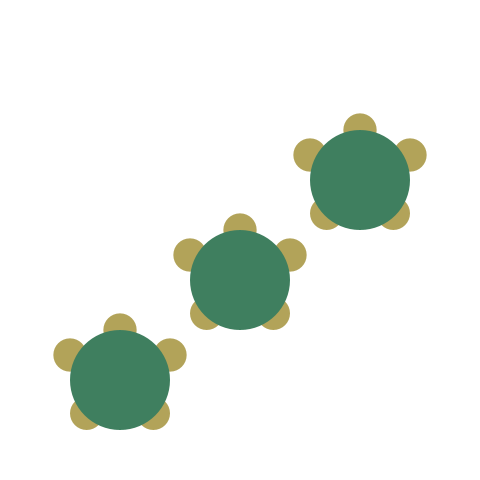
Frame 1 (no input)
Frame 60 (the mouse pressed at the canvas centre just before this capture): identical to frame 1, image omitted
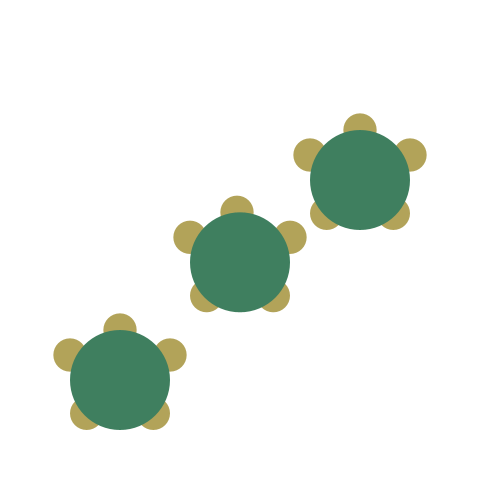
Frame 120 (the mouse held since frame 60 and released just before this capture)

The Processing sketch that drew these frames (run headless with seeded random() and noise(); from frame 60 on, the mouse is pressed at the canvas centre):

// Processing sketch: headShakingLazyTurtles
// ── headShakingLazyTurtles.pde
final float turtleD  = 100;        // 亀の大きさ(甲羅の直径)
int n = 3;
Turtle turtles[];

void setup() {
  size(480, 480);
  noStroke();
  colorMode(HSB, 360, 100, 100);
  turtles = new Turtle[n];
  for(int i = 0; i < n; i++){
    turtles[i] = new Turtle(turtleD, (i + 1) * width / (n + 1), height - turtleD * (i + 1));
  }
}

void draw() {
  background(0, 0, 100);
  for(int i = 0; i < n; i++){
    turtles[i].drawFigure();
    turtles[i].move();
  }
}

class Turtle {
  final float vx0 = 0;
  final float vy0 = -0.3;
  float x;
  float y;
  float vx;
  float vy;
  float d;
  Shell shell;
  Head head;
  HandAndFoot handR;
  HandAndFoot handL;
  HandAndFoot footR;
  HandAndFoot footL;
  Turtle(float d, float x, float y) {  // 甲羅の直径と中心の初期位置
    this.d = d;
    this.x = x;
    this.y = y;
    vx = vx0;
    vy = vy0;
    head = new Head(d / 3, 0, - d / 2);
    shell = new Shell(d, 0, 0);
    handR = new HandAndFoot(d / 3, d / 2, - d / 4);
    handL = new HandAndFoot(d / 3, - d / 2, - d / 4);
    footR = new HandAndFoot(d / 3, d / 3, d / 3);
    footL = new HandAndFoot(d / 3, - d / 3, d / 3);
  }
  void drawFigure() {
    head.drawFigure(x, y);         // 頭を描画する
    handR.drawFigure(x, y);
    handL.drawFigure(x, y);
    footR.drawFigure(x, y);  
    footL.drawFigure(x, y);
    shell.drawFigure(x, y);        // 甲羅を描画する
  }
  void move() {
    if(head.isMouseIn(x, y) || shell.isMouseIn(x, y) || handR.isMouseIn(x, y) || handL.isMouseIn(x, y) || footR.isMouseIn(x, y) || footL.isMouseIn(x, y)){
      x += vx;
      head.setIsShaking(true);
      if (head.getTopY(y) > 0) {
        y += vy;
      }
    }else{
      head.setIsShaking(false);
    }
  }
}

/** 甲羅 */
class Shell {
  float d;                 // 甲羅の直径
  float offsetX;           // 体の中心からのx方向のoffset
  float offsetY;           // 体の中心からのy方向のoffset
  Shell(float d, float offsetX, float offsetY) { //
    this.d = d;
    this.offsetX = offsetX;
    this.offsetY = offsetY;
  }
  void drawFigure(float baseX, float baseY) {
    fill(150, 50, 50);
    ellipse(baseX + offsetX, baseY + offsetY, d, d);
  }
  boolean isMouseIn(float baseX, float baseY){
    float mx = baseX + offsetX - mouseX;
    float my = baseY + offsetY - mouseY;
    float r = d / 2;
    return mx * mx + my * my < r * r;
  }
}

/** 頭 */
class Head {
  float d;                 // 頭の直径
  float offsetX;           // 体の中心からのx方向のoffset
  float offsetY;           // 体の中心からのy方向のoffset
  float shakingOffset = 0;
  float shakingOffsetD = 1;
  boolean isShaking;
  Head(float d, float offsetX, float offsetY) {
    this.d = d;
    this.offsetX = offsetX;
    this.offsetY = offsetY;
  }
  /** 頭頂のy座標を返す */
  float getTopY(float baseY) {
    return baseY + offsetY - d / 2;
  }
  void setIsShaking(boolean isShaking){
    this.isShaking = isShaking;
  }
  void drawFigure(float baseX, float baseY) {
    fill(50, 50, 70);
    ellipse(baseX + offsetX + shakingOffset, baseY + offsetY, d, d);
    if(isShaking){
      shakingOffset += shakingOffsetD;
      if(shakingOffset > 5){
        shakingOffset = 5;
        shakingOffsetD = -shakingOffsetD;
      }
      if(shakingOffset < -5){
        shakingOffset = -5;
        shakingOffsetD = -shakingOffsetD;
      }
    }
  }
  boolean isMouseIn(float baseX, float baseY){
    float mx = baseX + offsetX - mouseX;
    float my = baseY + offsetY - mouseY;
    float r = d / 2;
    return mx * mx + my * my < r * r;
  }
}

class HandAndFoot {
  float d;                 // 頭の直径
  float offsetX;           // 体の中心からのx方向のoffset
  float offsetY;           // 体の中心からのy方向のoffset
  HandAndFoot(float d, float offsetX, float offsetY) {
    this.d = d;
    this.offsetX = offsetX;
    this.offsetY = offsetY;
  }
  void drawFigure(float baseX, float baseY) {
    fill(50, 50, 70);
    ellipse(baseX + offsetX, baseY + offsetY, d, d);
  }
  boolean isMouseIn(float baseX, float baseY){
    float mx = baseX + offsetX - mouseX;
    float my = baseY + offsetY - mouseY;
    float r = d / 2;
    return mx * mx + my * my < r * r;
  }
}
